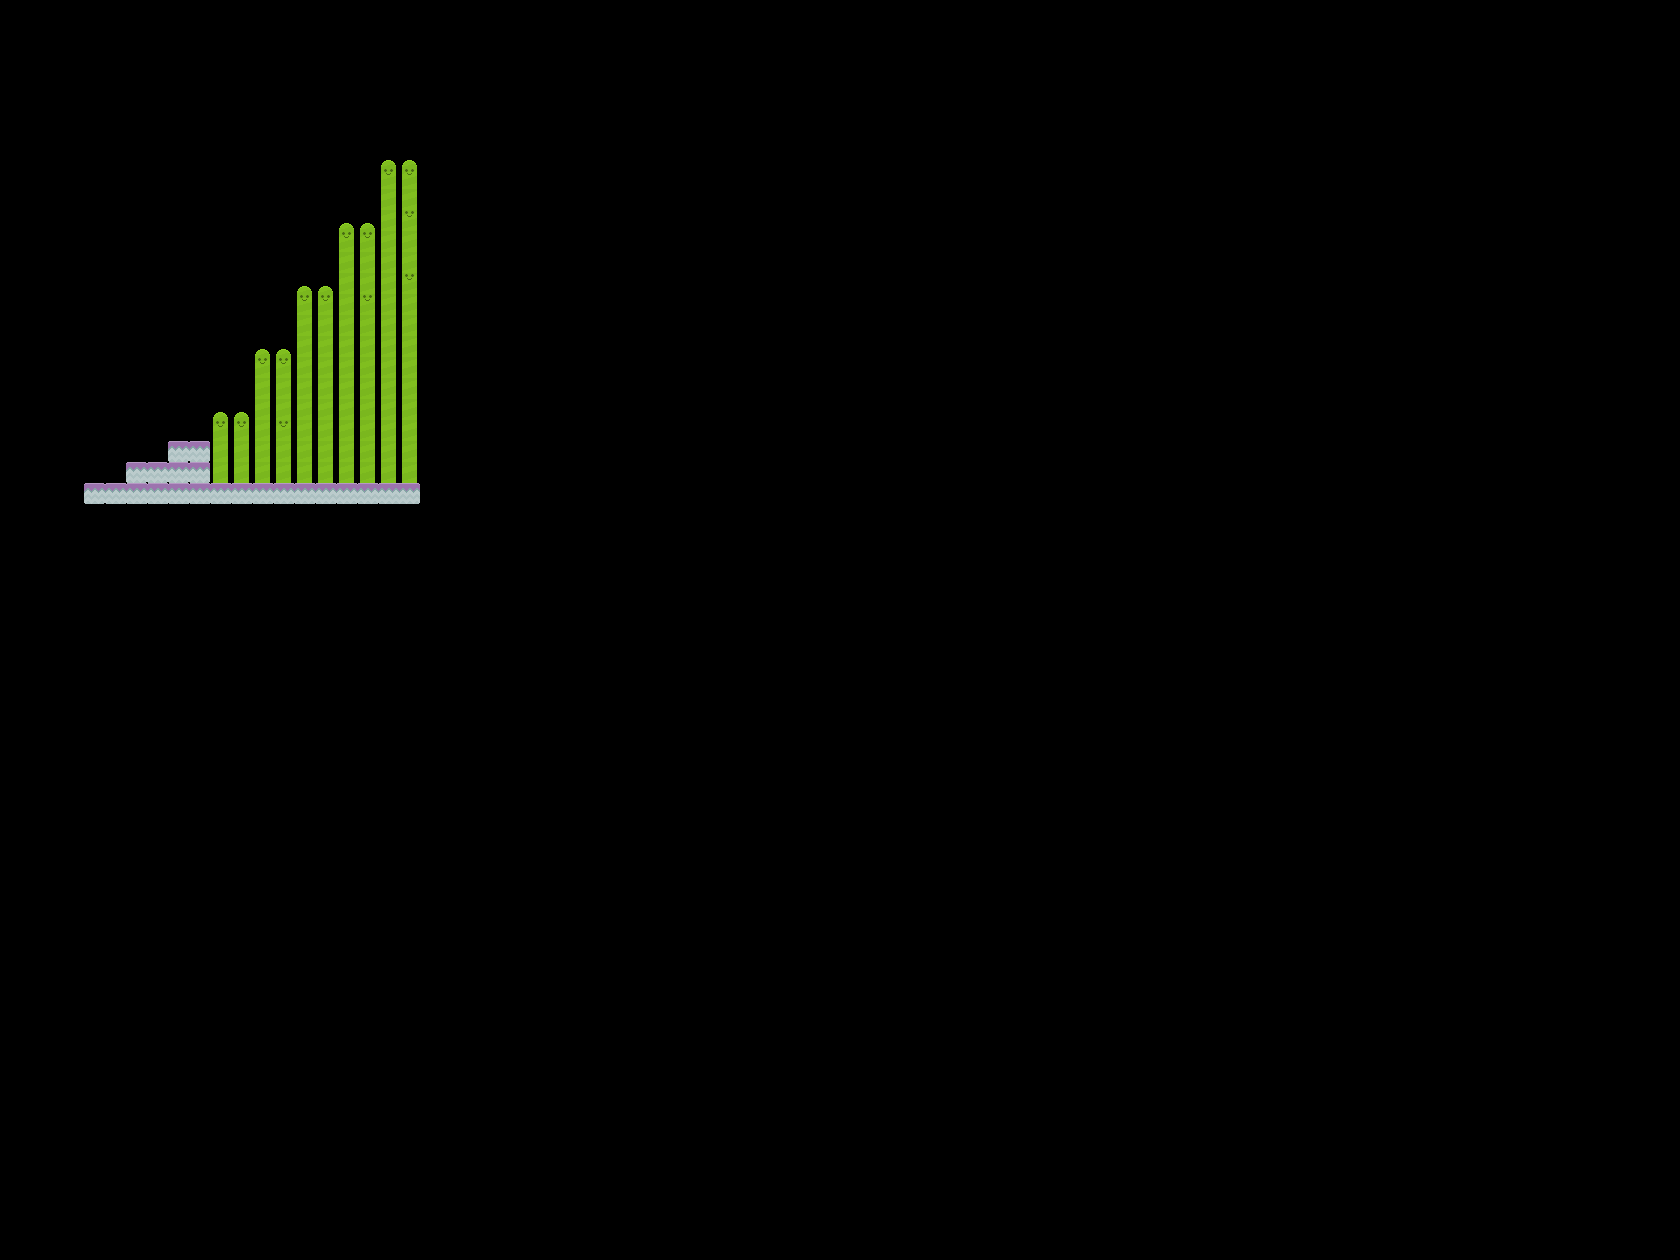

Tiled map render using the project's own tile images. Description and the map definition, with tile-layer contents summarised, below:
An orthogonal 80x60 tile map with 21x21 px tiles, 2 tile layers (Background, Foreground) and 13 objects.

<map version="1.0" orientation="orthogonal" width="80" height="60" tilewidth="21" tileheight="21">
 <properties>
  <property name="player1_pos" value="8,19" />
  <property name="player2_pos" value="6,19" />
  <property name="scale" value="3" />
 </properties>
 <tileset firstgid="1" source="../images/tiles.tsx" />
 <layer name="Background" width="80" height="60">
  <data>[4800 cells, 100 non-empty, 3 distinct tile ids]</data>
 </layer>
 <layer name="Foreground" width="80" height="60">
  <properties>
   <property name="physics" value="true" />
  </properties>
  <data>[4800 cells, 22 non-empty, 3 distinct tile ids]</data>
 </layer>
 <objectgroup name="Physics" width="80" height="60">
  <object x="252" y="378" width="42" height="105" />
  <object x="210" y="441" width="42" height="42" />
  <object x="294" y="315" width="42" height="168" />
  <object x="336" y="252" width="42" height="231" />
  <object x="378" y="189" width="42" height="294" />
  <object x="84" y="483" width="336" height="21" />
  <object x="126" y="462" width="84" height="21" />
  <object x="168" y="441" width="42" height="21" />
 </objectgroup>
 <objectgroup name="Triggers" width="80" height="60">
  <object x="210" y="420" width="42" height="21">
   <properties>
    <property name="on_enter" value="test_enter" />
    <property name="on_exit" value="test_exit" />
   </properties>
  </object>
  <object x="252" y="357" width="42" height="21">
   <properties>
    <property name="on_enter" value="test_enter" />
    <property name="on_exit" value="test_exit" />
   </properties>
  </object>
  <object x="378" y="168" width="42" height="21">
   <properties>
    <property name="on_enter" value="test_enter" />
    <property name="on_exit" value="test_exit" />
   </properties>
  </object>
  <object x="294" y="294" width="42" height="21">
   <properties>
    <property name="on_enter" value="test_enter" />
    <property name="on_exit" value="test_exit" />
   </properties>
  </object>
  <object x="336" y="231" width="42" height="21">
   <properties>
    <property name="on_enter" value="test_enter" />
    <property name="on_exit" value="test_exit" />
   </properties>
  </object>
 </objectgroup>
</map>
